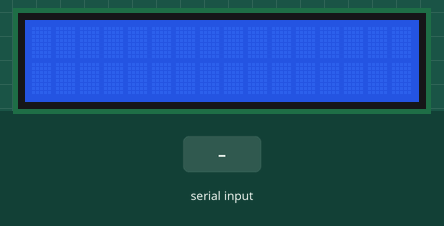
The sketch below on a simulated Arduino Uno, built with avr-gcc and run on an emulated ATmega328P. Shown: 16×2 character LCD. Inputs (shaded band) come from the test bench.

Above: at 1.2 s.
1.3 s: "1" received over Serial
At 2.5 s:
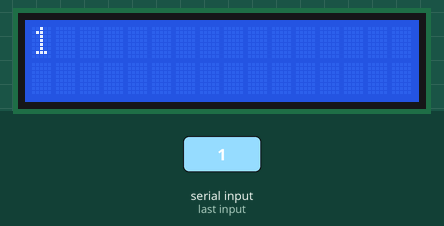
2.8 s: "0" received over Serial
At 3.7 s:
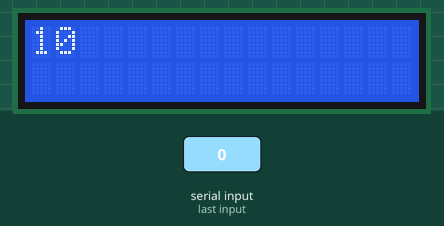
4.3 s: "2" received over Serial
At 4.8 s:
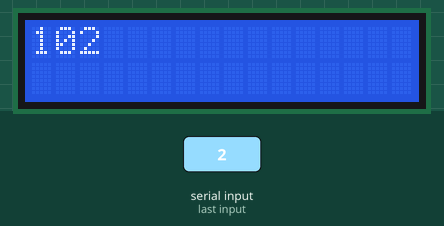
Timing chart, 0 to 7.3 s (numbered marks = the images above; inputs shaded):
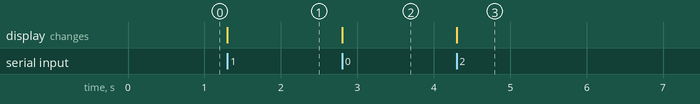

The sketch:

SERIALMYAZILANKARAKTER.ino
```cpp
//Serial Monitore yazılanlar 15i geçince lcd dekileri siler
#include<LiquidCrystal.h>//LCD kütüphanesi
LiquidCrystal lcd(8,9,4,5,6,7);//RS,En,D4,D5,D6,D7
char karakter[16];
int i=0;
void setup()
{
 Serial.begin(9600);
 lcd.begin(16,2); //LCD KÜTÜPHANESİ 2 SATIR 16 KARAKTER
 lcd.setCursor(0,0);

}

void loop()
{
   if(i<15)
   {
    if(Serial.available()>0)
    {
      karakter[i]=Serial.read();
      lcd.setCursor(i,0);
      lcd.print(karakter[i]);
      i++;
    }
    if(i==15)//karakter sayısı 15 e gelince siler herşeyi
    {
      lcd.clear();
      i=0;
    }
   }

}
```

Measured:
- after the input at 1.3 s, the display: changes at once (image 1)
- after the input at 2.8 s, the display: changes at once (image 2)
- after the input at 4.3 s, the display: changes at once (image 3)
